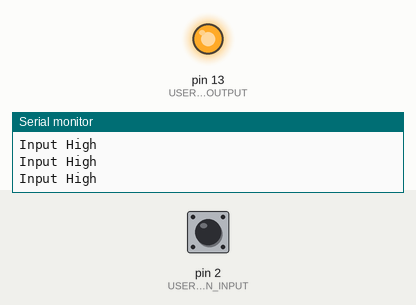
Simulated run of this sketch. Board: Arduino Uno, built with avr-gcc and run on an emulated ATmega328P. On the bench: output pins drawn as LEDs (lit = HIGH), the last lines printed to the serial monitor. Dashed ring = blinking. The inputs (shaded band) are chosen by the test bench; at power-on: pin 2 (USER_BUTTON_INPUT) HIGH.

Above: at 1.2 s.
1.3 s: pin 2 (USER_BUTTON_INPUT) pulled LOW for 0.15 s
At 1.39 s:
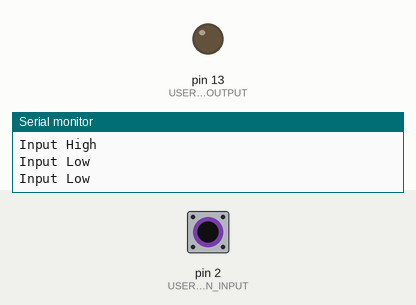
2.9 s: pin 2 (USER_BUTTON_INPUT) pulled LOW for 1 s
At 4.6 s:
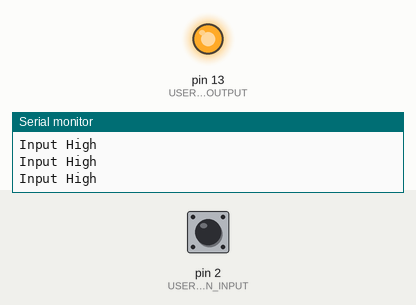
6.9 s: pin 2 (USER_BUTTON_INPUT) pulsed LOW 2 times (0.12 s each, 0.3 s apart)
At 7.12 s:
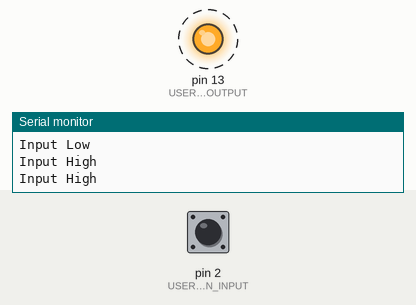
10.5 s: pin 2 (USER_BUTTON_INPUT) driven LOW
At 11.7 s:
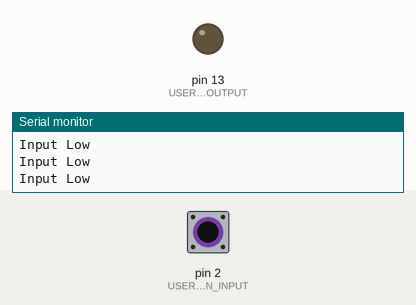
13.5 s: pin 2 (USER_BUTTON_INPUT) driven HIGH
At 14.3 s:
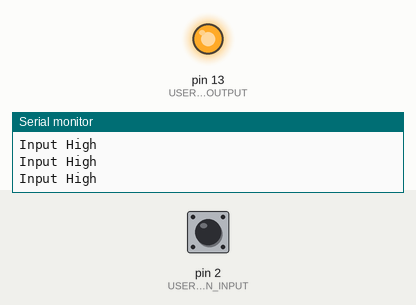
Timing chart, 0 to 16.5 s (numbered marks = the images above; inputs shaded):
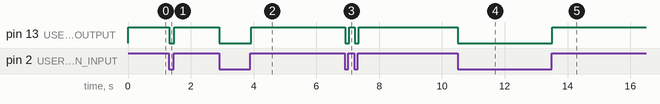

The sketch:

class4_pullup_resistor_a.ino
```cpp
//lab1 - program#1

const int USER_LED_OUTPUT = 13;
const int USER_BUTTON_INPUT = 2;


void setup()
{ // initialize io pins and serial port
	pinMode(USER_LED_OUTPUT, OUTPUT);
	pinMode(USER_BUTTON_INPUT, INPUT_PULLUP);
	Serial.begin(9600);
}
void loop()
{	//run loop forever
	static int state,old_state,counter;
	//logic for state change
	if(digitalRead(USER_BUTTON_INPUT) == 1)
    {
      	Serial.println("Input High");
		state = 1;
    }
	else
    {
      	Serial.println("Input Low");
		state = 0;
    }

	//execute commands based on state
	if (state == 1)
		digitalWrite(USER_LED_OUTPUT, HIGH);
	else
		digitalWrite(USER_LED_OUTPUT, LOW);

	//monitor and print changes of state
	//if(old_state != state)
  	if(0)
	{
		counter++;
		Serial.print("counter = ");
		Serial.println(counter);
		old_state = state;
	}
}
```

Measured:
- after the input at 1.3 s, pin 13 (USER_LED_OUTPUT): HIGH → LOW at once, → HIGH 0.15 s later
- after the input at 2.9 s, pin 13 (USER_LED_OUTPUT): HIGH → LOW at once, → HIGH 1.0 s later
- after the input at 6.9 s, pin 13 (USER_LED_OUTPUT): alternates HIGH for 0.17 s and LOW for 0.13 s, 4 changes in all, then stays HIGH, starting at once
- after the input at 10.5 s, pin 13 (USER_LED_OUTPUT): HIGH → LOW at once
- after the input at 13.5 s, pin 13 (USER_LED_OUTPUT): LOW → HIGH at once
